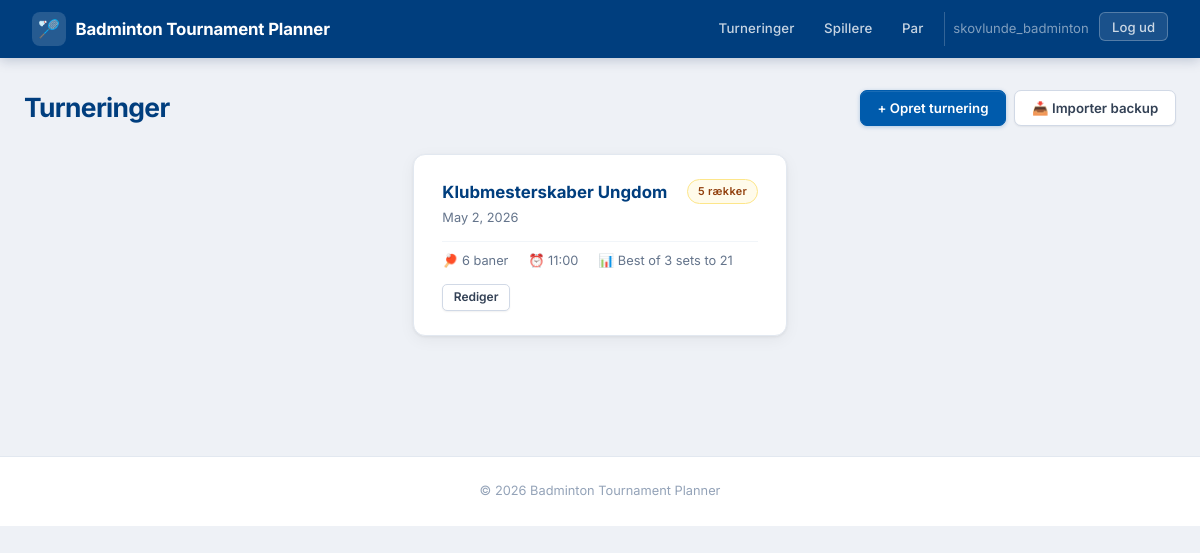
Before: /tournaments/ (signed in) with the older database file.
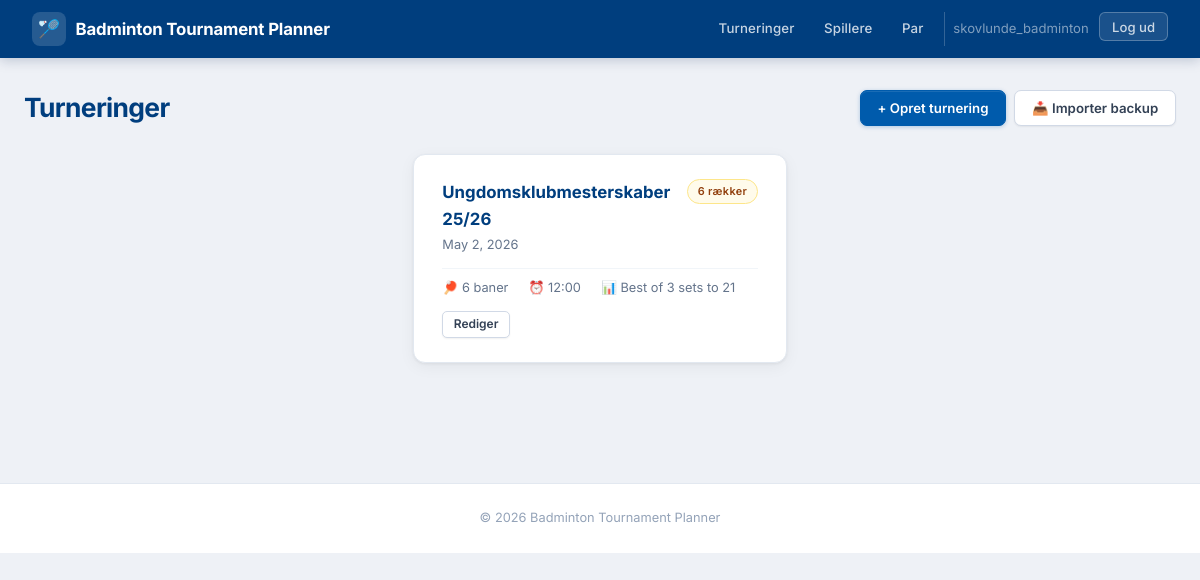
After: the same page with the newer database file.
### tournaments/models.py (models this page shows, shortened)
class Tournament(models.Model):
    name = models.CharField(max_length=200, verbose_name=_("Name"))
    date = models.DateField(verbose_name=_("Date"))
    DIVISION_MODEL_CHOICES = [
        ('youth', _('Youth Divisions (U9-U19)')),
        ('mixed', _('Mixed Divisions (A, B, C)')),
    ]
    division_model = models.CharField(max_length=10, choices=DIVISION_MODEL_CHOICES, verbose_name=_("Division Model"))
    SCORING_MODEL_CHOICES = [
        ('best_of_3_21', _('Best of 3 sets to 21')),
        ('best_of_5_15', _('Best of 5 sets to 15')),
    ]
    scoring_model = models.CharField(
        max_length=20,
        choices=SCORING_MODEL_CHOICES,
        default='best_of_3_21',
        verbose_name=_("Scoring Model")
    )
    single_match_duration = models.IntegerField(
        help_text=_("Duration of a single match in minutes"),
        default=30,
        verbose_name=_("Single Match Duration")
    )
    double_match_duration = models.IntegerField(
        help_text=_("Duration of a double match in minutes"),
        default=40,
        verbose_name=_("Double Match Duration")
    )
    player_break_time = models.IntegerField(
        help_text=_("Minimum break time for players between matches in minutes"),
        default=15,
        verbose_name=_("Player Break Time")
    )
    court_count = models.IntegerField(
        default=4,
        verbose_name=_("Antal baner"),
        help_text=_("Antal tilgængelige baner under turneringen"),
    )
    start_time = models.TimeField(
        null=True, blank=True,
        verbose_name=_("Starttidspunkt"),
        help_text=_("Klokkeslæt for første kamp"),
    )
    schedule_locked = models.BooleanField(
        default=False,
        verbose_name=_("Program låst"),
        help_text=_("Når programmet er låst, kan kampprogram og spilleplan ikke ændres."),
    )
    logo = models.ImageField(
        upload_to='tournament_logos/',
        null=True, blank=True,
        verbose_name=_("Logo"),
        help_text=_("Logo vises på udprintede programmer og spilleplaner."),
    )
    owner = models.ForeignKey(
        settings.AUTH_USER_MODEL,
        on_delete=models.SET_NULL,
        null=True, blank=True,
        related_name='tournaments',
        verbose_name=_("Klubbruger"),
    )

### tournaments/views.py (the view)
# urls.py: path('', views.tournament_list, name='tournament_list'),
@login_required
def tournament_list(request):
    tournaments = Tournament.objects.filter(owner=request.user).prefetch_related('divisions').order_by('-date')
    return render(request, 'tournaments/tournament_list.html', {'tournaments': tournaments})

### tournaments/templates/tournaments/tournament_list.html (shortened to what this page needs)
{% extends 'base.html' %}
{% block content %}
<div class="page-actions">
    <h1>Turneringer</h1>
    <div style="display:flex; gap:0.5rem; flex-wrap:wrap;">
        <a href="{% url 'tournament_create' %}" class="btn btn-primary">+ Opret turnering</a>
        <a href="{% url 'tournament_import' %}" class="btn btn-secondary">📥 Importer backup</a>
    </div>
</div>
{% if tournaments %}
<div style="display:grid; grid-template-columns:repeat(auto-fill,minmax(310px,1fr)); gap:1rem; margin-bottom:1.5rem;">
{% for tournament in tournaments %}
<a href="{% url 'tournament_detail' tournament.pk %}" style="text-decoration:none; color:inherit; display:block;">
<div class="card" style="margin-bottom:0; cursor:pointer; transition:box-shadow 0.18s, transform 0.18s; border:1.5px solid #e2e8f0;"
     onmouseover="this.style.boxShadow='0 8px 24px rgba(0,91,172,0.13)';this.style.transform='translateY(-2px)';"
     onmouseout="this.style.boxShadow='';this.style.transform='';">
    <div style="display:flex; justify-content:space-between; align-items:flex-start; margin-bottom:0.75rem;">
        <div>
            <div style="font-size:1.05rem; font-weight:700; color:#003e7e; margin-bottom:0.15rem;">{{ tournament.name }}</div>
            <div style="font-size:0.8rem; color:#64748b;">{{ tournament.date }}</div>
        </div>
        <span class="badge badge-pending" style="font-size:0.68rem;">{{ tournament.divisions.count }} række{{ tournament.divisions.count|pluralize:"r" }}</span>
    </div>
    <div style="display:flex; gap:1.25rem; font-size:0.8rem; color:#64748b; border-top:1px solid #f1f5f9; padding-top:0.6rem; margin-top:0.25rem;">
        <span>🏓 {{ tournament.court_count }} baner</span>
        <span>⏰ {{ tournament.start_time|time:"H:i"|default:"–" }}</span>
        <span>📊 {{ tournament.get_scoring_model_display }}</span>
    </div>
    <div style="margin-top:0.75rem;" onclick="event.stopPropagation();">
        <a href="{% url 'tournament_edit' tournament.pk %}" class="btn btn-secondary btn-sm">Rediger</a>
    </div>
</div>
</a>
{% endfor %}
</div>
{% endif %}
{% endblock %}

### tournament_planner/templates/base.html (shortened to what this page needs)
<!DOCTYPE html>
<html lang="da">
<head>
</head>
<body>
    <header>
        <div class="header-brand">
            <div class="logo-icon">🏸</div>
            <a href="/">Badminton Tournament Planner</a>
        </div>
        {% block nav %}
        <nav>
            <a href="/tournaments/">Turneringer</a>
            <a href="/players/">Spillere</a>
            <a href="/players/teams/">Par</a>
            {% if user.is_authenticated %}
            <span style="color:rgba(255,255,255,0.5); font-size:0.82rem; padding:0.4rem 0.5rem; border-left:1px solid rgba(255,255,255,0.2); margin-left:0.3rem;">{{ user.username }}</span>
            <form method="post" action="{% url 'logout' %}" style="display:inline; margin:0; padding:0;">{% csrf_token %}<button type="submit" style="background:rgba(255,255,255,0.1); border:1px solid rgba(255,255,255,0.25); color:rgba(255,255,255,0.78); font-size:0.82rem; font-weight:500; padding:0.35rem 0.75rem; border-radius:6px; cursor:pointer; font-family:inherit;">Log ud</button></form>
            {% endif %}
        </nav>
        {% endblock nav %}
    </header>
    <div class="container">
        {% block content %}{% endblock %}
    </div>
    <footer>&copy; 2026 Badminton Tournament Planner</footer>
</body>
</html>

### tournament_planner/templates/base.html (style rules this page uses)
*, *::before, *::after { box-sizing: border-box; }
body { font-family: 'Inter', system-ui, -apple-system, sans-serif; margin: 0; background: #eef1f6; color: #1e293b; line-height: 1.6; -webkit-font-smoothing: antialiased; font-size: 15px; }
header { background: #003e7e; color: white; padding: 0 2rem; height: 58px; display: flex; align-items: center; justify-content: space-between; position: sticky; top: 0; z-index: 1000; box-shadow: 0 2px 12px rgba(0,30,80,0.22); }
.header-brand { display: flex; align-items: center; gap: 0.6rem; font-size: 1.05rem; font-weight: 700; letter-spacing: -0.01em; }
.header-brand a { color: white; text-decoration: none; display: flex; align-items: center; gap: 0.5rem; }
.header-brand .logo-icon { background: rgba(255,255,255,0.15); border-radius: 8px; width: 34px; height: 34px; display:flex; align-items:center; justify-content:center; font-size: 1.1rem; }
nav { display: flex; gap: 0.15rem; }
nav a { color: rgba(255,255,255,0.78); text-decoration: none; font-size: 0.83rem; font-weight: 500; padding: 0.4rem 0.85rem; border-radius: 6px; transition: background 0.15s, color 0.15s; letter-spacing: 0.01em; }
.container { max-width: 1220px; margin: 0 auto; padding: 2rem 1.5rem; }
h1 { font-size: 1.65rem; font-weight: 700; color: #003e7e; margin: 0 0 0.2rem; letter-spacing: -0.025em; line-height: 1.2; }
a { color: #005BAC; text-decoration: none; }
.btn { display: inline-flex; align-items: center; justify-content: center; gap: 0.35rem; padding: 0.48rem 1.05rem; border-radius: 7px; font-size: 0.83rem; font-weight: 600; cursor: pointer; border: 1.5px solid transparent; text-decoration: none; transition: all 0.13s ease; line-height: 1.4; white-space: nowrap; font-family: inherit; }
.btn-primary { background: #005BAC; color: white; border-color: #005BAC; box-shadow: 0 1px 4px rgba(0,91,172,0.28), inset 0 1px 0 rgba(255,255,255,0.1); }
.btn-secondary { background: white; color: #334155; border-color: #d1d9e6; box-shadow: 0 1px 2px rgba(0,0,0,0.06); }
.btn-sm { padding: 0.27rem 0.65rem; font-size: 0.75rem; border-radius: 5px; }
.badge { display: inline-block; padding: 0.18rem 0.6rem; border-radius: 20px; font-size: 0.7rem; font-weight: 600; letter-spacing: 0.03em; white-space: nowrap; border: 1px solid transparent; }
.badge-pending { background: #fffbeb; color: #92400e; border-color: #fde68a; }
.card { background: white; border-radius: 12px; padding: 1.5rem 1.75rem; box-shadow: 0 1px 3px rgba(0,0,0,0.06), 0 4px 16px rgba(0,0,0,0.05); border: 1px solid rgba(0,0,0,0.04); margin-bottom: 1.5rem; }
.page-actions { display: flex; align-items: center; justify-content: space-between; margin-bottom: 1.75rem; flex-wrap: wrap; gap: 0.75rem; }
.page-actions h1 { margin: 0; }
footer { text-align: center; color: #94a3b8; font-size: 0.8rem; padding: 1.5rem; border-top: 1px solid #e2e8f0; margin-top: 4rem; background: white; }

Changed rows visible on the page:
removed Tournament: name "Klubmesterskaber Ungdom", date "May 2, 2026", divisions.count "5", court_count "6", start_time "11:00", scoring_model "Best of 3 sets to 21"
added Tournament: name "Ungdomsklubmesterskaber 25/26", date "May 2, 2026", divisions.count "6", court_count "6", start_time "12:00", scoring_model "Best of 3 sets to 21"
